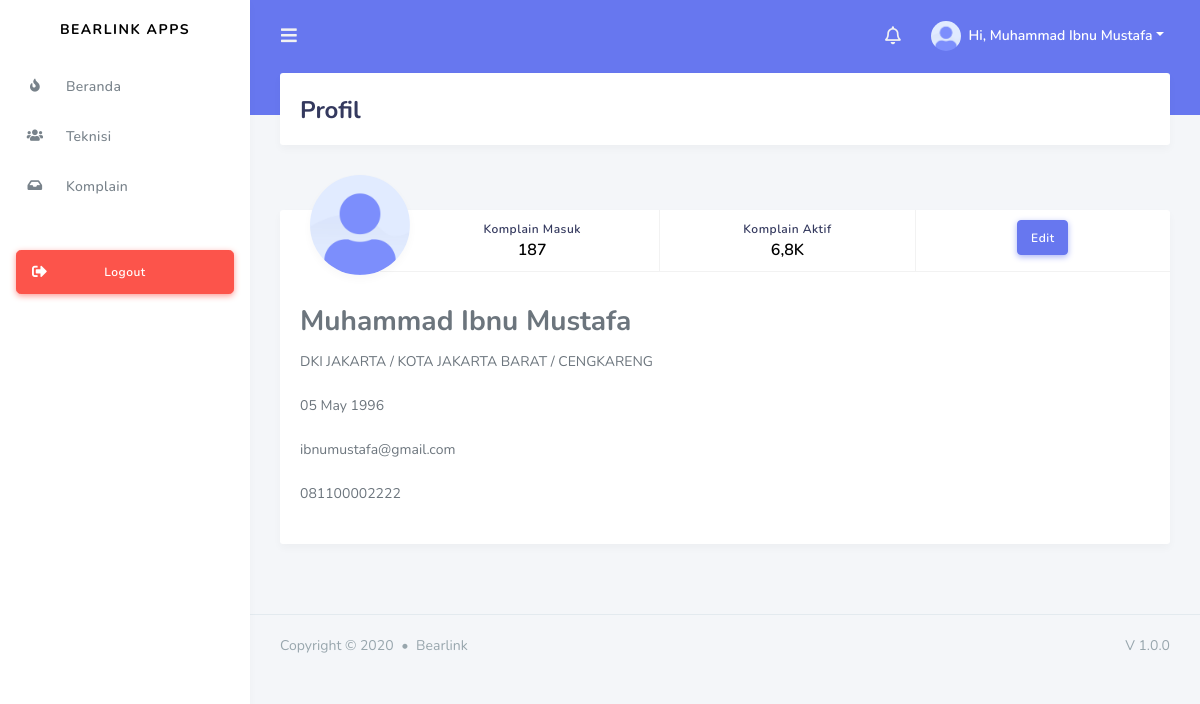
The page /index.php?page=profile (signed in) on the database its author committed.
### tables this page shows
CREATE TABLE `lead_technician` (
  `id` varchar(32) NOT NULL,
  `province_id` char(2) DEFAULT NULL,
  `regency_id` char(4) DEFAULT NULL,
  `district_id` char(7) DEFAULT NULL,
  `full_name` varchar(50) NOT NULL,
  `email` varchar(50) NOT NULL,
  `password` varchar(10) NOT NULL,
  `handphone` varchar(12) NOT NULL,
  `date_of_birth` date NOT NULL,
  `full_address` longtext NOT NULL,
  `status` enum('online','offline') DEFAULT NULL,
  `lat` decimal(10,8) DEFAULT NULL,
  `lng` decimal(11,8) DEFAULT NULL,
  `created_at` timestamp NULL DEFAULT NULL,
  `updated_at` timestamp NULL DEFAULT NULL,
  `deleted_at` timestamp NULL DEFAULT NULL
);

CREATE TABLE `provinces` (
  `id` char(2) NOT NULL,
  `name` varchar(255) NOT NULL,
  `created_at` timestamp NULL DEFAULT NULL,
  `updated_at` timestamp NULL DEFAULT NULL,
  `deleted_at` timestamp NULL DEFAULT NULL
);

CREATE TABLE `regencies` (
  `id` char(4) NOT NULL,
  `province_id` char(2) NOT NULL,
  `name` varchar(255) NOT NULL,
  `created_at` timestamp NULL DEFAULT NULL,
  `updated_at` timestamp NULL DEFAULT NULL,
  `deleted_at` timestamp NULL DEFAULT NULL
);

CREATE TABLE `districts` (
  `id` char(7) NOT NULL,
  `regency_id` char(4) NOT NULL,
  `name` varchar(255) NOT NULL,
  `created_at` timestamp NULL DEFAULT NULL,
  `updated_at` timestamp NULL DEFAULT NULL,
  `deleted_at` timestamp NULL DEFAULT NULL
);

### service.php (called while the page is built, shortened)
<?php
    $role = $_SESSION['role'];
    $email = $_SESSION['email'];
    switch($role){
        case 3:
            $sql = mysqli_query($conn, "SELECT * from lead_technician WHERE email='$email'");
            $auth = mysqli_fetch_array($sql);
        break;
    }
    function getNameProvince($params) {
        include './lib/koneksi.php';
        $q = mysqli_query($conn, "SELECT * FROM provinces WHERE id='$params'");
        $data = mysqli_fetch_array($q);
        return $data['name'];
    }
    function getNameRegency($params) {
        include './lib/koneksi.php';
        $q = mysqli_query($conn, "SELECT * FROM regencies WHERE id='$params'");
        $data = mysqli_fetch_array($q);
        return $data['name'];
    }
    function getNameDistrict($params) {
        include './lib/koneksi.php';
        $q = mysqli_query($conn, "SELECT * FROM districts WHERE id='$params'");
        $data = mysqli_fetch_array($q);
        return $data['name'];
    }
?>

### page/lead/profile/profile.php (the view, shortened to what this page needs)
<div class="main-content">
    <section class="section">
        <div class="section-header">
            <h1>Profil</h1>
        </div>
        <div class="row">
            <div class="col-md-12">
                <div class="card profile-widget">
                    <div class="profile-widget-header">
                        <img alt="image" src="assets/img/avatar/avatar-1.png" class="rounded-circle profile-widget-picture">
                        <div class="profile-widget-items">
                            <div class="profile-widget-item">
                                <div class="profile-widget-item-label">Komplain Masuk</div>
                                <div class="profile-widget-item-value">187</div>
                            </div>
                            <div class="profile-widget-item">
                                <div class="profile-widget-item-label">Komplain Aktif</div>
                                <div class="profile-widget-item-value">6,8K</div>
                            </div>
                            <div class="profile-widget-item">
                                <button id="btn-edit-profile" class="btn btn-primary">Edit</button>
                            </div>
                            </div>
                        </div>
                        <div class="profile-widget-description">
                            <div id="profile-detail">
                                <div class="profile-widget-name"><h3><?= $auth['full_name'] ?></h3></div>
                                <p><?= getNameProvince($auth['province_id']).' / '.getNameRegency($auth['regency_id']).' / '.getNameDistrict($auth['district_id']) ?></p>
                                <p><?= date('d F Y', strtotime($auth['date_of_birth'])) ?></p>
                                <p><?= $auth['email'] ?></p>
                                <p><?= $auth['handphone'] ?></p>
                            </div>
                        </div>
                    </div>
                </div>
            </div>
        </div>
</div>
<footer class="main-footer">
    <div class="footer-left">
        Copyright &copy; 2020 <div class="bullet"></div> Bearlink
    </div>
    <div class="footer-right">
        V 1.0.0
    </div>
</footer>
</div>

### header.php (shortened to what this page needs)
<div class="navbar-bg"></div>
<nav class="navbar navbar-expand-lg main-navbar">
<form class="form-inline mr-auto">
    <ul class="navbar-nav mr-3">
    <li><a href="#" data-toggle="sidebar" class="nav-link nav-link-lg"><i class="fas fa-bars"></i></a></li>
    </ul>
</form>
<ul class="navbar-nav navbar-right">
    <li class="dropdown dropdown-list-toggle"><a id="notifikasi" href="#" data-toggle="dropdown" class="nav-link notification-toggle nav-link-lg"><i class="far fa-bell"></i></a>
    </li>
    <li class="dropdown"><a href="#" data-toggle="dropdown" class="nav-link dropdown-toggle nav-link-lg nav-link-user">
    <img alt="image" src="assets/img/avatar/avatar-1.png" class="rounded-circle mr-1">
    <div class="d-sm-none d-lg-inline-block">Hi, <?= $auth['full_name'] ?></div></a>
    </li>
</ul>
</nav>

### rows shown on the page
lead_technician: full_name "Muhammad Ibnu Mustafa", province.name "DKI JAKARTA", regency.name "KOTA JAKARTA BARAT", district.name "CENGKARENG", date_of_birth "05 May 1996", email "ibnumustafa@gmail.com", handphone "081100002222"
